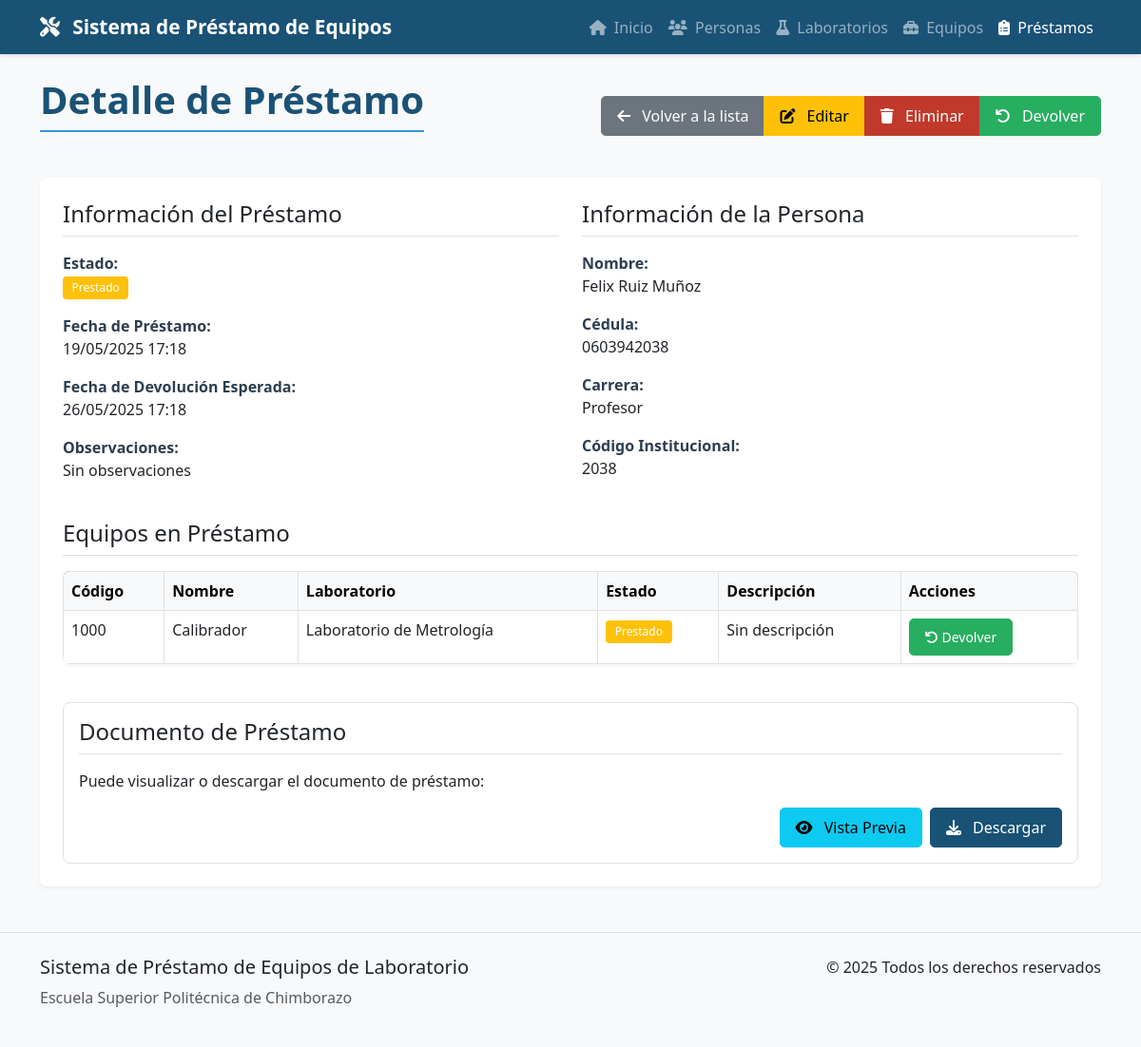
Page /prestamos/5/ on the committed database.
### prestamos/models.py (models this page shows, shortened)
class Prestamo(models.Model):
    ESTADO_CHOICES = [
        ('PRESTADO', 'Prestado'),
        ('DEVUELTO', 'Devuelto'),
        ('DEVUELTO_PARCIAL', 'Devuelto Parcialmente'),
        ('RETRASADO', 'Retrasado'),
    ]
    persona = models.ForeignKey(Persona, on_delete=models.CASCADE, related_name="prestamos", verbose_name="Persona")
    fecha_prestamo = models.DateTimeField(auto_now_add=True, verbose_name="Fecha de Préstamo")
    fecha_devolucion_esperada = models.DateTimeField(verbose_name="Fecha de Devolución Esperada")
    estado = models.CharField(max_length=20, choices=ESTADO_CHOICES, default='PRESTADO', verbose_name="Estado")
    observaciones = models.TextField(blank=True, null=True, verbose_name="Observaciones")
    equipo = models.ForeignKey(Equipo, on_delete=models.CASCADE, related_name="prestamos_antiguos",
                              verbose_name="Equipo (Deprecado)", null=True, blank=True)
    fecha_devolucion_real = models.DateTimeField(blank=True, null=True, verbose_name="Fecha de Devolución Real")
    class Meta:
        verbose_name = "Préstamo"
        verbose_name_plural = "Préstamos"
        ordering = ['-fecha_prestamo']

class Persona(models.Model):
    CARRERA_CHOICES = [
        ('INDUSTRIAL', 'Ingeniería Industrial'),
        ('MECANICA', 'Ingeniería Mecánica'),
        ('MANTENIMIENTO', 'Ingeniería en Mantenimiento Industrial'),
        ('AUTOMOTRIZ', 'Ingeniería Automotriz'),
        ('PROFESOR', 'Profesor'),
    ]
    nombre = models.CharField(max_length=100, verbose_name="Nombre Completo")
    cedula = models.CharField(max_length=15, unique=True, verbose_name="Número de Cédula")
    codigo_institucional = models.CharField(max_length=20, blank=True, null=True, verbose_name="Código Institucional")
    carrera = models.CharField(max_length=20, choices=CARRERA_CHOICES, verbose_name="Carrera")
    fecha_registro = models.DateTimeField(auto_now_add=True, verbose_name="Fecha de Registro")
    class Meta:
        verbose_name = "Persona"
        verbose_name_plural = "Personas"
        ordering = ['nombre']

class DetallePrestamo(models.Model):
    ESTADO_CHOICES = [
        ('PRESTADO', 'Prestado'),
        ('DEVUELTO', 'Devuelto'),
        ('RETRASADO', 'Retrasado'),
    ]
    prestamo = models.ForeignKey(Prestamo, on_delete=models.CASCADE, related_name="detalles", verbose_name="Préstamo")
    equipo = models.ForeignKey(Equipo, on_delete=models.CASCADE, related_name="detalles_prestamo", verbose_name="Equipo")
    fecha_devolucion_real = models.DateTimeField(blank=True, null=True, verbose_name="Fecha de Devolución Real")
    estado = models.CharField(max_length=10, choices=ESTADO_CHOICES, default='PRESTADO', verbose_name="Estado")
    observaciones = models.TextField(blank=True, null=True, verbose_name="Observaciones")
    class Meta:
        verbose_name = "Detalle de Préstamo"
        verbose_name_plural = "Detalles de Préstamo"
        ordering = ['-prestamo__fecha_prestamo']
        unique_together = ['prestamo', 'equipo']

class Equipo(models.Model):
    codigo = models.CharField(max_length=20, unique=True, verbose_name="Código del Bien")
    nombre = models.CharField(max_length=100, verbose_name="Nombre del Bien")
    descripcion = models.TextField(blank=True, null=True, verbose_name="Descripción")
    laboratorio = models.ForeignKey(Laboratorio, on_delete=models.CASCADE, related_name="equipos", verbose_name="Laboratorio")
    disponible = models.BooleanField(default=True, verbose_name="Disponible")
    fecha_registro = models.DateTimeField(auto_now_add=True, verbose_name="Fecha de Registro")
    class Meta:
        verbose_name = "Equipo"
        verbose_name_plural = "Equipos"
        ordering = ['codigo']

class Laboratorio(models.Model):
    TIPO_CHOICES = [
        ('LABORATORIO', 'Laboratorio'),
        ('TALLER', 'Taller'),
    ]
    nombre = models.CharField(max_length=100, verbose_name="Nombre del Laboratorio")
    tipo = models.CharField(max_length=20, choices=TIPO_CHOICES, verbose_name="Tipo de Laboratorio")
    descripcion = models.TextField(blank=True, null=True, verbose_name="Descripción")
    class Meta:
        verbose_name = "Laboratorio"
        verbose_name_plural = "Laboratorios"
        ordering = ['nombre']

### prestamos/views.py (the view)
# urls.py: path('prestamos/<int:pk>/', views.PrestamoDetailView.as_view(), name='prestamo_detail'),
class PrestamoDetailView(DetailView):
    model = Prestamo
    template_name = 'prestamos/prestamo_detail.html'
    context_object_name = 'prestamo'
    def get_context_data(self, **kwargs):
        context = super().get_context_data(**kwargs)
        context['detalles'] = self.object.detalles.all().select_related('equipo')
        return context

### templates/prestamos/prestamo_detail.html (shortened to what this page needs)
{% extends 'base.html' %}
{% load static %}
{% block page_title %}Detalle de Préstamo{% endblock %}
{% block page_actions %}
<div class="btn-group" role="group">
    <a href="{% url 'prestamo_list' %}" class="btn btn-secondary">
        <i class="fas fa-arrow-left me-2"></i> Volver a la lista
    </a>
    <a href="{% url 'prestamo_update' prestamo.id %}" class="btn btn-warning">
        <i class="fas fa-edit me-2"></i> Editar
    </a>
    <a href="{% url 'prestamo_delete' prestamo.id %}" class="btn btn-danger">
        <i class="fas fa-trash me-2"></i> Eliminar
    </a>
    {% if prestamo.estado == 'PRESTADO' %}
    <a href="{% url 'devolver_prestamo' prestamo.id %}" class="btn btn-success">
        <i class="fas fa-undo me-2"></i> Devolver
    </a>
    {% endif %}
</div>
{% endblock %}
{% block content %}
<div class="detail-container">
    <div class="row">
        <div class="col-md-6">
            <h4 class="detail-header">Información del Préstamo</h4>
            <div class="mb-3">
                <span class="detail-label">Estado:</span>
                <p>
                    {% if prestamo.estado == 'PRESTADO' %}
                    <span class="badge bg-warning">Prestado</span>
                    {% elif prestamo.estado == 'DEVUELTO' %}
                    <span class="badge bg-success">Devuelto</span>
                    {% else %}
                    <span class="badge bg-danger">Retrasado</span>
                    {% endif %}
                </p>
            </div>
            <div class="mb-3">
                <span class="detail-label">Fecha de Préstamo:</span>
                <p>{{ prestamo.fecha_prestamo|date:"d/m/Y H:i" }}</p>
            </div>
            <div class="mb-3">
                <span class="detail-label">Fecha de Devolución Esperada:</span>
                <p>{{ prestamo.fecha_devolucion_esperada|date:"d/m/Y H:i" }}</p>
            </div>
            <div class="mb-3">
                <span class="detail-label">Observaciones:</span>
                <p>{{ prestamo.observaciones|default:"Sin observaciones" }}</p>
            </div>
        </div>
        <div class="col-md-6">
            <h4 class="detail-header">Información de la Persona</h4>
            <div class="mb-3">
                <span class="detail-label">Nombre:</span>
                <p>{{ prestamo.persona.nombre }}</p>
            </div>
            <div class="mb-3">
                <span class="detail-label">Cédula:</span>
                <p>{{ prestamo.persona.cedula }}</p>
            </div>
            <div class="mb-3">
                <span class="detail-label">Carrera:</span>
                <p>{{ prestamo.persona.get_carrera_display }}</p>
            </div>
            {% if prestamo.persona.codigo_institucional %}
            <div class="mb-3">
                <span class="detail-label">Código Institucional:</span>
                <p>{{ prestamo.persona.codigo_institucional }}</p>
            </div>
            {% endif %}
        </div>
    </div>
    <div class="row mt-4">
        <div class="col-md-12">
            <h4 class="detail-header">Equipos en Préstamo</h4>
            <div class="table-responsive">
                <table class="table table-bordered">
                    <thead class="table-light">
                        <tr>
                            <th>Código</th>
                            <th>Nombre</th>
                            <th>Laboratorio</th>
                            <th>Estado</th>
                            <th>Descripción</th>
                            <th>Acciones</th>
                        </tr>
                    </thead>
                    <tbody>
                        {% for detalle in detalles %}
                        <tr>
                            <td>{{ detalle.equipo.codigo }}</td>
                            <td>{{ detalle.equipo.nombre }}</td>
                            <td>{{ detalle.equipo.laboratorio.nombre }}</td>
                            <td>
                                {% if detalle.estado == 'PRESTADO' %}
                                <span class="badge bg-warning">Prestado</span>
                                {% elif detalle.estado == 'DEVUELTO' %}
                                <span class="badge bg-success">Devuelto</span>
                                {% elif detalle.estado == 'RETRASADO' %}
                                <span class="badge bg-danger">Retrasado</span>
                                {% endif %}
                            </td>
                            <td>{{ detalle.equipo.descripcion|default:"Sin descripción" }}</td>
                            <td>
                                {% if detalle.estado == 'PRESTADO' %}
                                <a href="{% url 'devolver_equipo' prestamo.id detalle.id %}" class="btn btn-sm btn-success">
                                    <i class="fas fa-undo"></i> Devolver
                                </a>
                                {% else %}
                                <span class="text-muted">Devuelto el {{ detalle.fecha_devolucion_real|date:"d/m/Y H:i" }}</span>
                                {% endif %}
                            </td>
                        </tr>
                        {% empty %}
                        <tr>
                            <td colspan="6" class="text-center">No hay equipos asociados a este préstamo.</td>
                        </tr>
                        {% endfor %}
                    </tbody>
                </table>
            </div>
        </div>
    </div>
    <div class="row mt-4">
        <div class="col-md-12">
            <div class="pdf-container">
                <h4 class="detail-header">Documento de Préstamo</h4>
                <p>Puede visualizar o descargar el documento de préstamo:</p>
                <div class="pdf-actions">
                    <a href="{% url 'generar_pdf_prestamo' prestamo.id %}" class="btn btn-info" target="_blank">
                        <i class="fas fa-eye me-2"></i> Vista Previa
                    </a>
                    <a href="{% url 'generar_pdf_prestamo' prestamo.id %}?download=true" class="btn btn-primary">
                        <i class="fas fa-download me-2"></i> Descargar
                    </a>
                </div>
            </div>
        </div>
    </div>
</div>
{% endblock %}

### templates/base.html (shortened to what this page needs)
{% load static %}
<!DOCTYPE html>
<html lang="es">
<head>
    <link href="https://cdn.jsdelivr.net/npm/bootstrap@5.3.0/dist/css/bootstrap.min.css" rel="stylesheet">
    <link rel="stylesheet" href="https://cdnjs.cloudflare.com/ajax/libs/font-awesome/6.4.0/css/all.min.css">
    <link rel="stylesheet" href="{% static 'css/main.css' %}">
</head>
<body>
    <nav class="navbar navbar-expand-lg navbar-dark bg-primary sticky-top">
        <div class="container">
            <a class="navbar-brand" href="{% url 'index' %}">
                <i class="fas fa-tools me-2"></i>
                Sistema de Préstamo de Equipos
            </a>
            <div class="collapse navbar-collapse" id="navbarNav">
                <ul class="navbar-nav ms-auto">
                    <li class="nav-item">
                        <a class="nav-link {% if request.path == '/' %}active{% endif %}" href="{% url 'index' %}">
                            <i class="fas fa-home me-1"></i> Inicio
                        </a>
                    </li>
                    <li class="nav-item">
                        <a class="nav-link {% if '/personas/' in request.path %}active{% endif %}" href="{% url 'persona_list' %}">
                            <i class="fas fa-users me-1"></i> Personas
                        </a>
                    </li>
                    <li class="nav-item">
                        <a class="nav-link {% if '/laboratorios/' in request.path %}active{% endif %}" href="{% url 'laboratorio_list' %}">
                            <i class="fas fa-flask me-1"></i> Laboratorios
                        </a>
                    </li>
                    <li class="nav-item">
                        <a class="nav-link {% if '/equipos/' in request.path %}active{% endif %}" href="{% url 'equipo_list' %}">
                            <i class="fas fa-toolbox me-1"></i> Equipos
                        </a>
                    </li>
                    <li class="nav-item">
                        <a class="nav-link {% if '/prestamos/' in request.path %}active{% endif %}" href="{% url 'prestamo_list' %}">
                            <i class="fas fa-clipboard-list me-1"></i> Préstamos
                        </a>
                    </li>
                </ul>
            </div>
        </div>
    </nav>
    <div class="container mt-4 mb-5">
        {% block header %}
        <div class="d-flex justify-content-between align-items-center mb-4">
            <h1 class="page-title">{% block page_title %}{% endblock %}</h1>
            <div class="page-actions">
                {% block page_actions %}{% endblock %}
            </div>
        </div>
        {% endblock %}
        {% block content %}{% endblock %}
    </div>
    <footer class="footer bg-light py-4 mt-auto">
        <div class="container">
            <div class="row">
                <div class="col-md-6">
                    <h5>Sistema de Préstamo de Equipos de Laboratorio</h5>
                    <p class="text-muted">Escuela Superior Politécnica de Chimborazo</p>
                </div>
                <div class="col-md-6 text-md-end">
                    <p class="mb-0">&copy; {% now "Y" %} Todos los derechos reservados</p>
                </div>
            </div>
        </div>
    </footer>
</body>
</html>

### static/css/main.css (style rules this page uses)
:root { --primary-color: #1a5276; --secondary-color: #2874a6; --accent-color: #3498db; --success-color: #27ae60; --warning-color: #f39c12; --danger-color: #c0392b; --light-color: #ecf0f1; --dark-color: #2c3e50; --gray-color: #95a5a6; }
body { font-family: 'Segoe UI', Tahoma, Geneva, Verdana, sans-serif; display: flex; flex-direction: column; min-height: 100vh; background-color: #f8f9fa; }
.navbar { box-shadow: 0 2px 4px rgba(0, 0, 0, 0.1); background: var(--primary-color) !important; }
.navbar-brand { font-weight: 600; font-size: 1.3rem; }
.nav-link { font-weight: 500; transition: all 0.3s ease; }
.container { flex: 1; }
.page-title { color: var(--primary-color); font-weight: 600; border-bottom: 2px solid var(--accent-color); padding-bottom: 0.5rem; margin-bottom: 1.5rem; }
.btn { border-radius: 5px; font-weight: 500; padding: 0.5rem 1rem; transition: all 0.3s ease; }
.btn-primary { background-color: var(--primary-color); border-color: var(--primary-color); }
.btn-success { background-color: var(--success-color); border-color: var(--success-color); }
.btn-danger { background-color: var(--danger-color); border-color: var(--danger-color); }
.table { box-shadow: 0 2px 4px rgba(0, 0, 0, 0.05); border-radius: 8px; overflow: hidden; }
.table thead { background-color: var(--primary-color); color: white; }
.badge { font-weight: 500; padding: 0.5em 0.8em; border-radius: 4px; }
.footer { background-color: var(--light-color); border-top: 1px solid #dee2e6; margin-top: auto; }
.pdf-container { border: 1px solid #dee2e6; border-radius: 8px; padding: 1rem; background-color: white; }
.pdf-actions { margin-top: 1rem; display: flex; gap: 0.5rem; justify-content: flex-end; }
.detail-container { background-color: white; border-radius: 8px; padding: 1.5rem; box-shadow: 0 2px 4px rgba(0, 0, 0, 0.05); }
.detail-header { border-bottom: 1px solid #dee2e6; margin-bottom: 1rem; padding-bottom: 0.5rem; }
.detail-label { font-weight: 600; color: var(--dark-color); }

### rows in the picture
Prestamo: fecha_prestamo "19/05/2025 17:18", fecha_devolucion_esperada "26/05/2025 17:18", observaciones "Sin observaciones", persona.nombre "Felix Ruiz Muñoz", persona.cedula "0603942038", persona.carrera "Profesor", persona.codigo_institucional "2038"
DetallePrestamo: equipo.codigo "1000", equipo.nombre "Calibrador", equipo.laboratorio.nombre "Laboratorio de Metrología", estado "Prestado", equipo.descripcion "Sin descripción"
